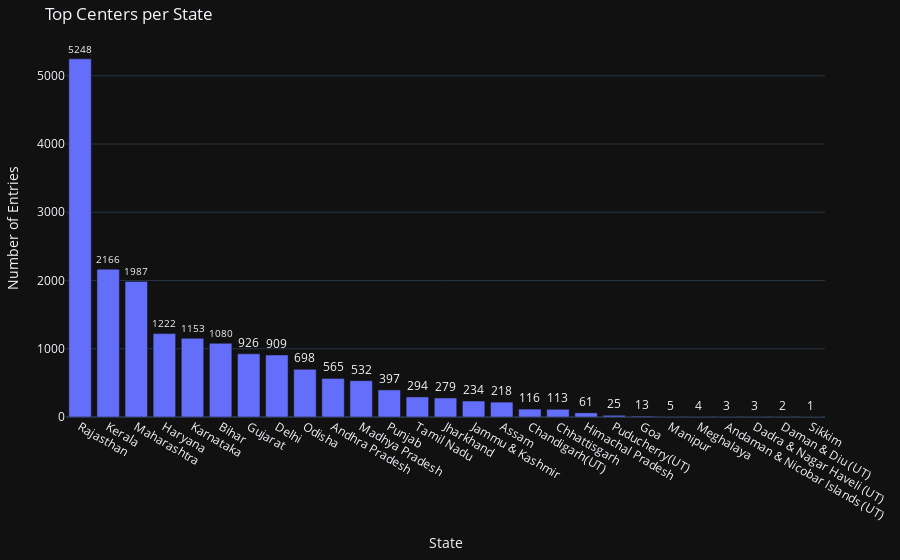
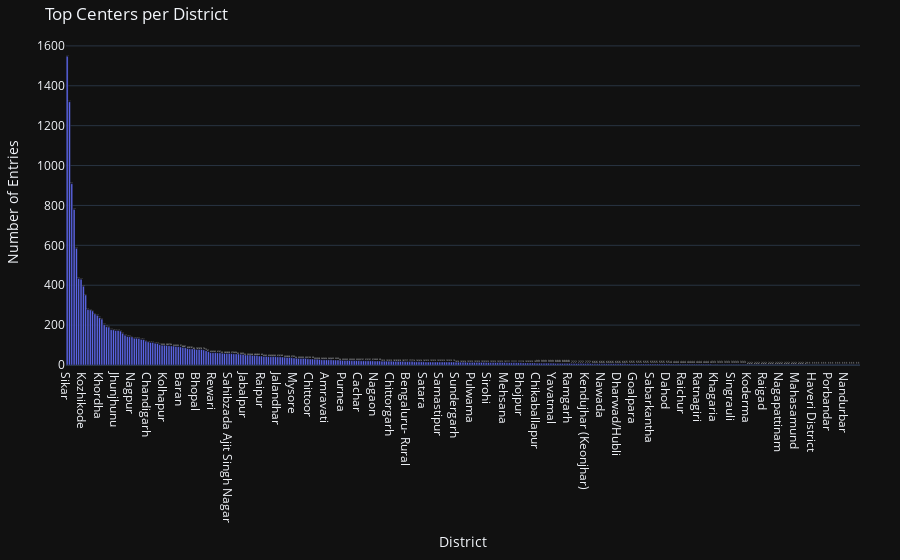
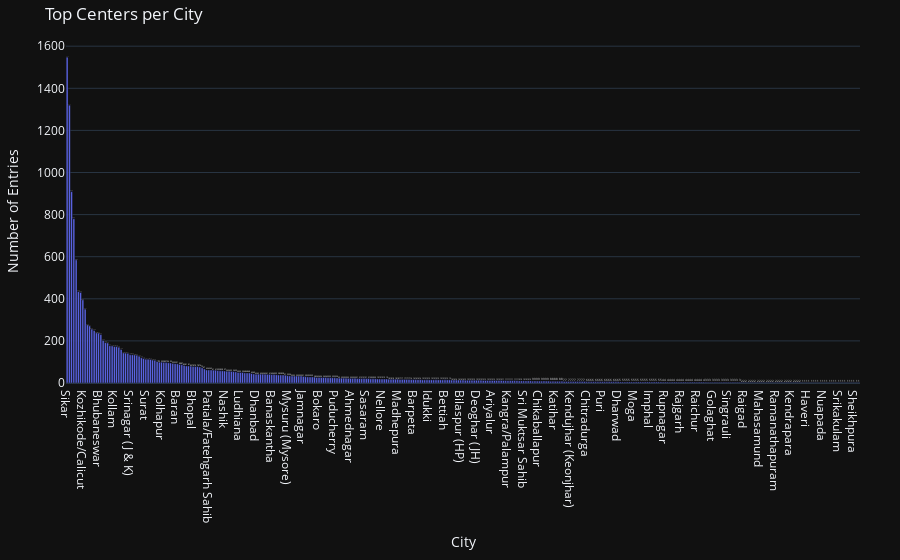
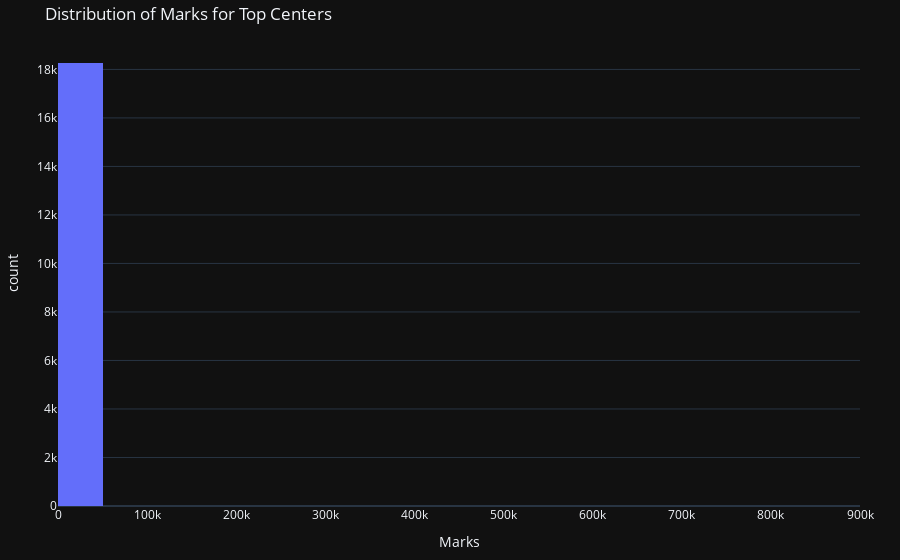

These figures' notebook cell, in order:
### Code cell
import pandas as pd
import plotly.express as px
import plotly.graph_objects as go
import plotly.io as pio

# Define the cutoff marks
cutoff_marks = 653

# Filter the DataFrame to get entries with marks above the cutoff
top_centers_df = final_df[final_df['Marks'] > cutoff_marks]

# Create visualizations
template = 'plotly_dark'

# Plot the number of entries per state for top centers
state_counts = top_centers_df['State'].value_counts().reset_index()
state_counts.columns = ['State', 'Number of Entries']

fig_state = px.bar(state_counts, x='State', y='Number of Entries', 
                   title='Top Centers per State', template=template,
                   labels={'State': 'State', 'Number of Entries': 'Number of Entries'},
                   text='Number of Entries')
fig_state.update_traces(texttemplate='%{text}', textposition='outside')
fig_state.update_layout(showlegend=False, margin=dict(t=40, b=40, l=40, r=40))
fig_state.show()

# Plot the number of entries per district for top centers
district_counts = top_centers_df['District'].value_counts().reset_index()
district_counts.columns = ['District', 'Number of Entries']

fig_district = px.bar(district_counts, x='District', y='Number of Entries', 
                      title='Top Centers per District', template=template,
                      labels={'District': 'District', 'Number of Entries': 'Number of Entries'},
                      text='Number of Entries')
fig_district.update_traces(texttemplate='%{text}', textposition='outside')
fig_district.update_layout(showlegend=False, margin=dict(t=40, b=40, l=40, r=40))
fig_district.show()

# Plot the number of entries per city for top centers
city_counts = top_centers_df['City'].value_counts().reset_index()
city_counts.columns = ['City', 'Number of Entries']

fig_city = px.bar(city_counts, x='City', y='Number of Entries', 
                  title='Top Centers per City', template=template,
                  labels={'City': 'City', 'Number of Entries': 'Number of Entries'},
                  text='Number of Entries')
fig_city.update_traces(texttemplate='%{text}', textposition='outside')
fig_city.update_layout(showlegend=False, margin=dict(t=40, b=40, l=40, r=40))
fig_city.show()

# Plot the distribution of marks for top centers with appropriate bins
fig_marks = px.histogram(top_centers_df, x='Marks', nbins=20, 
                         title='Distribution of Marks for Top Centers', template=template,
                         labels={'Marks': 'Marks', 'count': 'Frequency'})
fig_marks.update_layout(showlegend=False, margin=dict(t=40, b=40, l=40, r=40))
fig_marks.show()

# Plot the number of entries per center for top centers
center_counts = top_centers_df['Center No'].value_counts().reset_index()
center_counts.columns = ['Center No', 'Number of Entries']

fig_center = px.bar(center_counts, x='Center No', y='Number of Entries', 
                    title='Top Centers per Center', template=template,
                    labels={'Center No': 'Center No', 'Number of Entries': 'Number of Entries'},
                    text='Number of Entries')
fig_center.update_traces(texttemplate='%{text}', textposition='outside')
fig_center.update_layout(showlegend=False, margin=dict(t=40, b=40, l=40, r=40))
fig_center.show()

# Save the interactive plots as HTML files
fig_state.write_html("top_centers_per_state.html")
fig_district.write_html("top_centers_per_district.html")
fig_city.write_html("top_centers_per_city.html")
fig_marks.write_html("distribution_of_marks_top_centers.html")
fig_center.write_html("top_centers_per_center.html")

# Add note and disclaimer
note = "Data scraped by @kushalkmrd."
disclaimer = "Disclaimer: The data presented here is for informational purposes only and is based on scraped data from public sources. Accuracy of the data is not guaranteed."

print("Interactive plots saved successfully.")

# Creating filterable tables using Plotly's dash_table
import dash
import dash_table
from dash import dcc, html

app = dash.Dash(__name__)

app.layout = html.Div([
    html.H1('Top Centers Data Analysis', style={'textAlign': 'center'}),
    html.P(note, style={'textAlign': 'center', 'fontSize': 12}),
    html.P(disclaimer, style={'textAlign': 'center', 'fontSize': 12, 'color': 'red'}),
    
    dash_table.DataTable(
        id='table',
        columns=[{"name": i, "id": i} for i in top_centers_df.columns],
        data=top_centers_df.to_dict('records'),
        filter_action='native',
        sort_action='native',
        page_size=20
    ),
    
    dcc.Graph(figure=fig_state),
    dcc.Graph(figure=fig_district),
    dcc.Graph(figure=fig_city),
    dcc.Graph(figure=fig_marks),
    dcc.Graph(figure=fig_center),
])

if __name__ == '__main__':
    app.run_server(debug=True)

### Figure 1 — Plotly figure (JSON) as saved in the notebook; plotly's stock layout.template omitted (floating-point values rounded to 4 significant figures)
{"data": [{"alignmentgroup": "True", "hovertemplate": "State=%{x}<br>Number of Entries=%{text}<extra></extra>", "legendgroup": "", "marker": {"color": "#636efa", "pattern": {"shape": ""}}, "name": "", "offsetgroup": "", "orientation": "v", "showlegend": false, "text": [5248, 2166, 1987, 1222, 1153, 1080, 926, 909, 698, 565, 532, 397, 294, 279, 234, 218, 116, 113, 61, 25, 13, 5, 4, 3, 3, 2, 1], "textposition": "outside", "texttemplate": "%{text}", "type": "bar", "x": ["Rajasthan", "Kerala", "Maharashtra", "Haryana", "Karnataka", "Bihar", "Gujarat", "Delhi", "Odisha", "Andhra Pradesh", "Madhya Pradesh", "Punjab", "Tamil Nadu", "Jharkhand", "Jammu & Kashmir", "Assam", "Chandigarh(UT)", "Chhattisgarh", "Himachal Pradesh", "Puducherry(UT)", "Goa", "Manipur", "Meghalaya", "Andaman & Nicobar Islands (UT)", "Dadra & Nagar Haveli (UT)", "Daman & Diu (UT)", "Sikkim"], "xaxis": "x", "y": [5248, 2166, 1987, 1222, 1153, 1080, 926, 909, 698, 565, 532, 397, 294, 279, 234, 218, 116, 113, 61, 25, 13, 5, 4, 3, 3, 2, 1], "yaxis": "y"}], "layout": {"barmode": "relative", "legend": {"tracegroupgap": 0}, "margin": {"b": 40, "l": 40, "r": 40, "t": 40}, "showlegend": false, "title": {"text": "Top Centers per State"}, "xaxis": {"anchor": "y", "domain": [0, 1], "title": {"text": "State"}}, "yaxis": {"anchor": "x", "domain": [0, 1], "title": {"text": "Number of Entries"}}}}

### Figure 2 — Plotly figure (JSON) as saved in the notebook; plotly's stock layout.template omitted (floating-point values rounded to 4 significant figures; data arrays with more than 128 entries replaced by an {"elided": "..."} marker saying what was removed)
{"data": [{"alignmentgroup": "True", "hovertemplate": "District=%{x}<br>Number of Entries=%{text}<extra></extra>", "legendgroup": "", "marker": {"color": "#636efa", "pattern": {"shape": ""}}, "name": "", "offsetgroup": "", "orientation": "v", "showlegend": false, "text": {"elided": "343 int values"}, "textposition": "outside", "texttemplate": "%{text}", "type": "bar", "x": {"elided": "343 str values"}, "xaxis": "x", "y": {"elided": "343 int values"}, "yaxis": "y"}], "layout": {"barmode": "relative", "legend": {"tracegroupgap": 0}, "margin": {"b": 40, "l": 40, "r": 40, "t": 40}, "showlegend": false, "title": {"text": "Top Centers per District"}, "xaxis": {"anchor": "y", "domain": [0, 1], "title": {"text": "District"}}, "yaxis": {"anchor": "x", "domain": [0, 1], "title": {"text": "Number of Entries"}}}}

### Figure 3 — Plotly figure (JSON) as saved in the notebook; plotly's stock layout.template omitted (floating-point values rounded to 4 significant figures; data arrays with more than 128 entries replaced by an {"elided": "..."} marker saying what was removed)
{"data": [{"alignmentgroup": "True", "hovertemplate": "City=%{x}<br>Number of Entries=%{text}<extra></extra>", "legendgroup": "", "marker": {"color": "#636efa", "pattern": {"shape": ""}}, "name": "", "offsetgroup": "", "orientation": "v", "showlegend": false, "text": {"elided": "353 int values"}, "textposition": "outside", "texttemplate": "%{text}", "type": "bar", "x": {"elided": "353 str values"}, "xaxis": "x", "y": {"elided": "353 int values"}, "yaxis": "y"}], "layout": {"barmode": "relative", "legend": {"tracegroupgap": 0}, "margin": {"b": 40, "l": 40, "r": 40, "t": 40}, "showlegend": false, "title": {"text": "Top Centers per City"}, "xaxis": {"anchor": "y", "domain": [0, 1], "title": {"text": "City"}}, "yaxis": {"anchor": "x", "domain": [0, 1], "title": {"text": "Number of Entries"}}}}

### Figure 4 — Plotly figure (JSON) as saved in the notebook; plotly's stock layout.template omitted (floating-point values rounded to 4 significant figures; data arrays with more than 128 entries replaced by an {"elided": "..."} marker saying what was removed)
{"data": [{"alignmentgroup": "True", "bingroup": "x", "hovertemplate": "Marks=%{x}<br>count=%{y}<extra></extra>", "legendgroup": "", "marker": {"color": "#636efa", "pattern": {"shape": ""}}, "name": "", "nbinsx": 20, "offsetgroup": "", "orientation": "v", "showlegend": false, "type": "histogram", "x": {"elided": "18254 int values"}, "xaxis": "x", "yaxis": "y"}], "layout": {"barmode": "relative", "legend": {"tracegroupgap": 0}, "margin": {"b": 40, "l": 40, "r": 40, "t": 40}, "showlegend": false, "title": {"text": "Distribution of Marks for Top Centers"}, "xaxis": {"anchor": "y", "domain": [0, 1], "title": {"text": "Marks"}}, "yaxis": {"anchor": "x", "domain": [0, 1], "title": {"text": "count"}}}}
